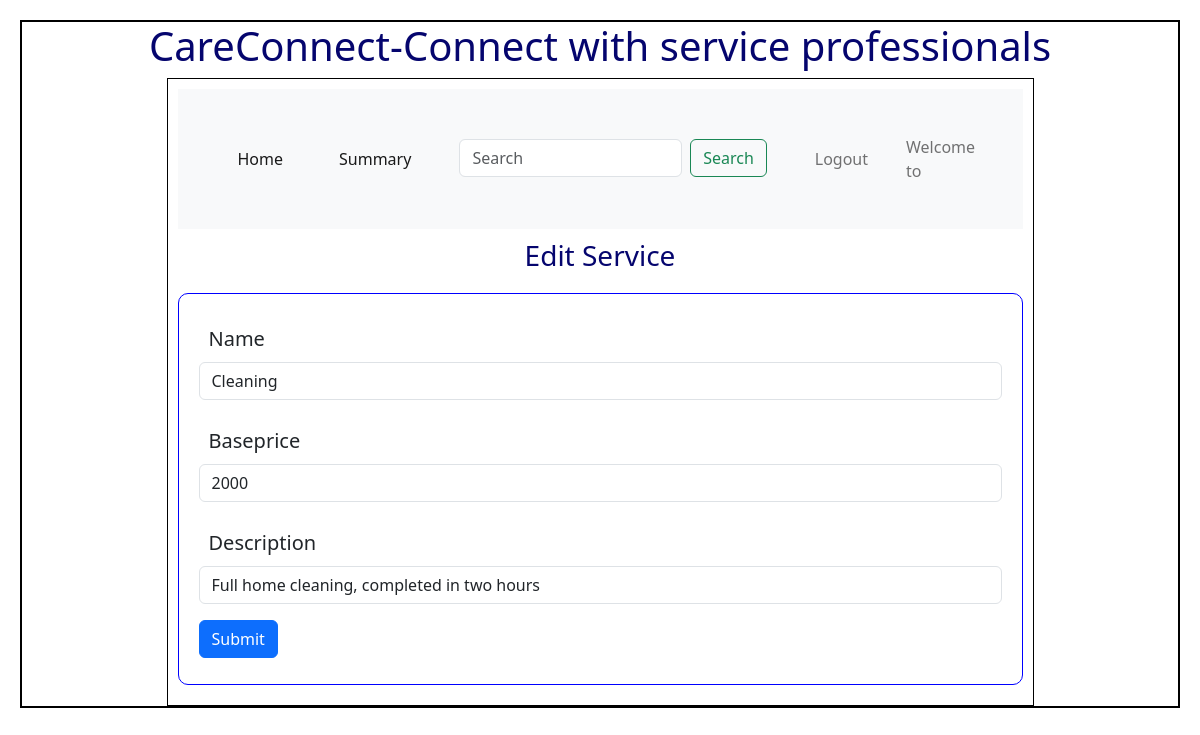
/edit_service/1, run on the app's committed database.
### Backend/models.py (models this page shows)
class Service(db.Model):
    __tablename__="Service"
    id = db.Column(db.Integer, primary_key=True)
    name=db.Column(db.String,nullable=False)
    description=db.Column(db.String,nullable=False)
    baseprice=db.Column(db.Integer,default=0.0)
    subservice=db.Column(db.String,nullable=False)
    location=db.Column(db.String,nullable=False)
    pincode=db.Column(db.String,nullable=False)

### Backend/controllers.py (the view)
@app.route("/edit_service/<id>", methods=["GET", "POST"])
def edit_service(id):
    service = Service.query.get(id)
    if request.method == "POST":
        service.name = request.form.get("name")
        service.baseprice = request.form.get("baseprice")
        service.description = request.form.get("description")
        db.session.commit()
        return redirect(url_for("admin_dashboard", name="Admin"))
    return render_template("EorDservices.html", service=service)

### Templates/EorDservices.html
{%extends "admin_layout.html"%}
{%block content%}
                <div class = "center"><h3>Edit Service</h3></div>
                <form action="#" method="POST">
                <form action="{{ url_for('delete_service', id=service.id) }}" method="POST">
                <form action="{{ url_for('edit_service', id=service.id) }}" method="POST">
                <div class="input_form">
                    <div class="mb-3">
                        <label for="name" class="form-label">Name</label>
                        <input type="text" class="form-control" name="name"id="name" value="{{service.name}}">
                    </div>
                    <div class="mb-3">
                        <label for="baseprice" class="form-label">Baseprice</label>
                        <input type="numbers" class="form-control" name="baseprice" id="baseprice" value="{{service.baseprice}}">
                    </div>
                    <div class="mb-3">
                        <label for="description" class="form-label">Description</label>
                        <input type="text" class="form-control"  name="description" id="address" value="{{service.description}}">
                    </div>
                    <div class="mb-3">
                        <button type="submit" class="btn btn-primary">Submit</button>
                    </div>
                </div>
                </form>
                </form>
                </form>
                </div>
{%endblock%}

### Static/Styles/main.css (style rules this page uses)
* { margin: 10px; }
.input_form { border: 1px solid blue; width: 700; height: 600; margin: auto; margin-top: 20px; margin-bottom: 20px; padding: 10px; border-radius: 10px; font-size: 20px; text-align: justify; }
.center { text-align: center; margin: auto; color: rgb(5,5,110); }

### data on the page
Service: name "Cleaning", baseprice "2000", description "Full home cleaning, completed in two hours"
